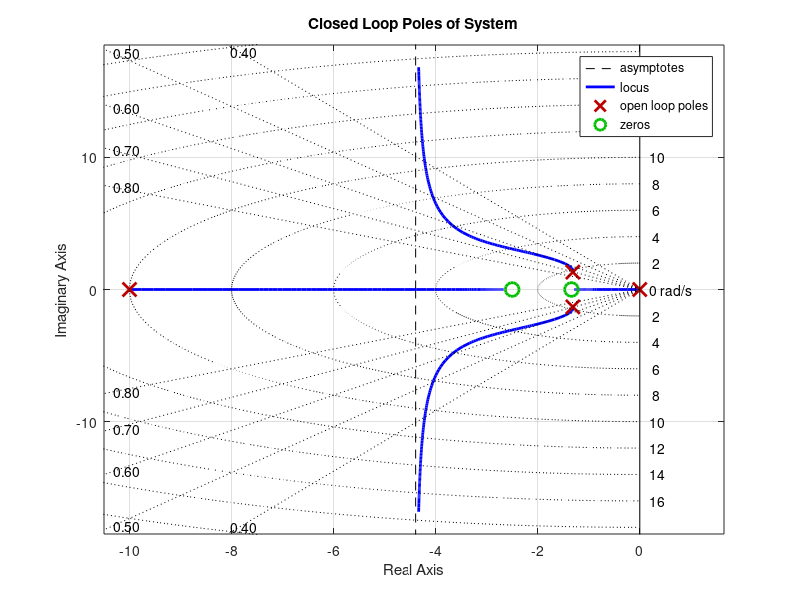

This chart was generated by the following MATLAB code: (Note: this script raises an error after producing the figure.)
clear;
close all;
clc;

%% Plant

a11 = -1.3;
a12 = -5;
a21 = 0.35;
a22 = -1.31;
a23 = 0.003;
b1 = 0.153;
b2 = 1.351;

num = [b2 + b1*a23, ...
       -b2*a11 + b1*a21];

den = [1, ...
       -(a11 + a22) - a12*a23, ...
       a11*a22 - a12*a21, ...
       0];

G = tf(num, den);

%% PD Controller with zero at 2.5 and pole at 10
zc = 2.5;
pc = 10;

G_C = tf([1 zc], [1 pc]);

G_CL = G_C * G;

figure;
rlocus(G_CL);
grid on;
hold on;

sgrid([0.4 0.5 0.6 0.7 0.8], []);

title("Closed Loop Poles of System")

%% Select root-locus point

[K, cl_poles] = rlocfind(G_CL, -3.01175);

%% Calculate damping ratios

zeta = -real(cl_poles) ./ abs(cl_poles);

fprintf('\nSelected controller:\n');
fprintf('zc = %.2f\n', zc);
fprintf('pc = %.2f\n', pc);
fprintf('K  = %.3f\n\n', K);

fprintf('Closed-loop poles and damping ratios:\n');

for i = 1:length(cl_poles)

    fprintf('Pole: %8.4f %+8.4fj    zeta = %.4f\n', ...
        real(cl_poles(i)), ...
        imag(cl_poles(i)), ...
        zeta(i));

end


%% Mark selected closed-loop poles on root locus

plot(real(cl_poles), imag(cl_poles), 'ro', ...
    'MarkerSize', 8, ...
    'LineWidth', 1.5);

% Label complex poles with damping ratio
for i = 1:length(cl_poles)

    if abs(imag(cl_poles(i))) > 1e-6

        text(real(cl_poles(i)) + 0.2, ...
             imag(cl_poles(i)), ...
             sprintf('\\zeta = %.3f', zeta(i)), ...
             'FontSize', 10);

    end

end


%% Build closed-loop system

T = feedback(K * G_CL, 1);
disp('Step response:')
disp(stepinfo(T))

figure;
step(T);
grid on;

title(sprintf( ...
    'Step Response: z=%.1f, p=%.1f, K=%.2f', ...
    zc, pc, K));


%% Specification checks

fprintf('\n--- Specification checks ---\n');

fprintf('Stable: %d\n', isstable(T));
fprintf('DC gain: %.4f\n', dcgain(T));

info = stepinfo(T);

fprintf('Settling time: %.4f s\n', info.SettlingTime);
fprintf('Overshoot: %.2f %%\n', info.Overshoot);

fprintf('\nClosed-loop poles:\n');
disp(pole(T));

fprintf('Closed-loop zeros:\n');
disp(zero(T));

figure;
pzmap(T);
grid on;
title('Closed-loop Pole-Zero Map');
